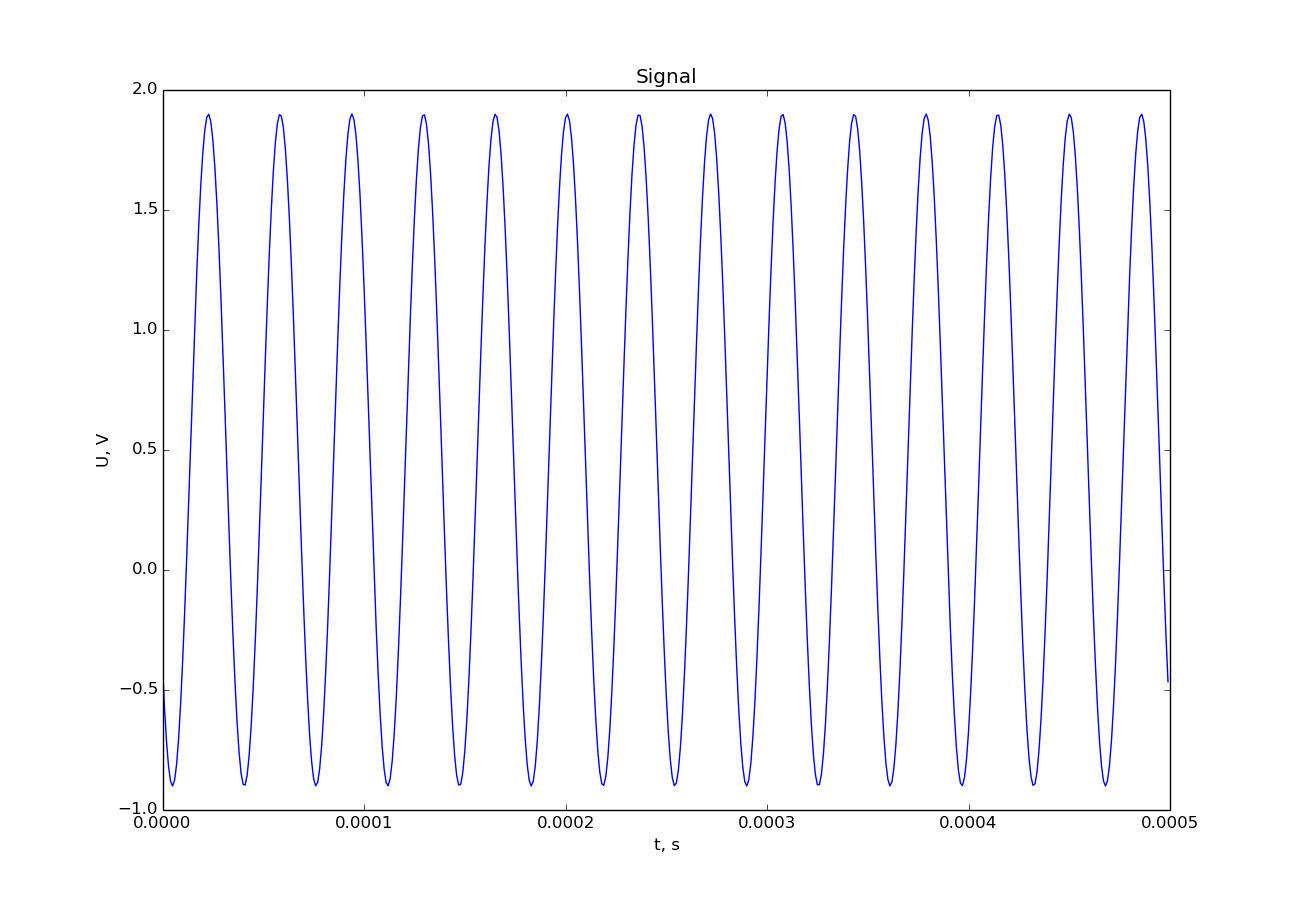

Source code (Python):
import matplotlib.pyplot as plt
import math
from values import *

signal = plt.figure(dpi=DPI, figsize=(1080 / DPI, 720 / DPI))
plt.axis([0, T_BUILD, -1, 2])

plt.title('Signal')
plt.xlabel('t, s')
plt.ylabel('U, V')

xs = []
cos_values = []

x = 0.0
while x <= T_BUILD:
    cos_values += [
        AMPLITUDE * math.cos(
            2 * math.pi * x * FREQUENCY + math.pi * INITIAL_PHASE / 180)
        + BIAS]
    xs += [x]
    x += 0.000001

plt.plot(xs, cos_values, linestyle='solid', label='Signal')

signal.savefig('signal.png')
